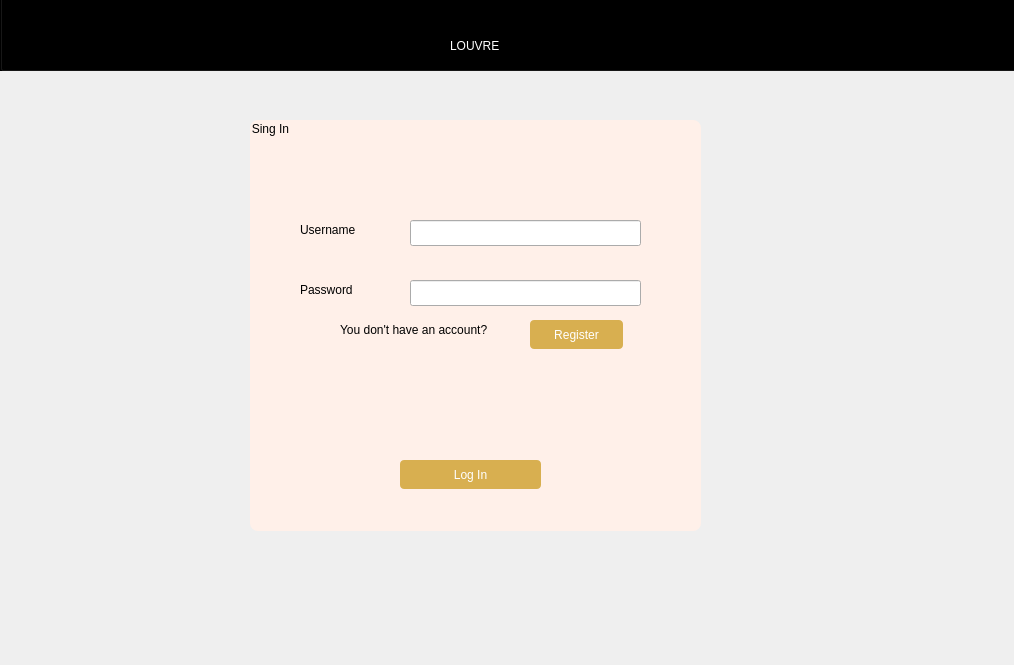
<?xml version="1.0" encoding="UTF-8"?>
<ui version="4.0">
 <class>MainWindow</class>
 <widget class="QMainWindow" name="MainWindow">
  <property name="geometry">
   <rect>
    <x>0</x>
    <y>0</y>
    <width>1014</width>
    <height>665</height>
   </rect>
  </property>
  <property name="windowTitle">
   <string>MainWindow</string>
  </property>
  <property name="styleSheet">
   <string notr="true">#MainWindow{
	border-image: url(:/louvre-museum1.jpg);
}</string>
  </property>
  <widget class="QWidget" name="centralwidget">
   <widget class="QGroupBox" name="groupBox">
    <property name="geometry">
     <rect>
      <x>250</x>
      <y>120</y>
      <width>451</width>
      <height>411</height>
     </rect>
    </property>
    <property name="styleSheet">
     <string notr="true">#groupBox{
	color:black;
  background:rgb(255, 240, 233);
 border-radius:8px;

}</string>
    </property>
    <property name="title">
     <string>Sing In</string>
    </property>
    <widget class="QPushButton" name="pushButton_login">
     <property name="geometry">
      <rect>
       <x>150</x>
       <y>340</y>
       <width>141</width>
       <height>29</height>
      </rect>
     </property>
     <property name="styleSheet">
      <string notr="true">#pushButton_login{
color:white;
background-color:rgb(216, 175, 80);
border-width:0px;
border-radius:4px;

}
#pushButton_register:hover{
background-color:rgb(188, 116, 1);

}</string>
     </property>
     <property name="text">
      <string>Log In</string>
     </property>
    </widget>
    <widget class="QLabel" name="label">
     <property name="geometry">
      <rect>
       <x>50</x>
       <y>100</y>
       <width>71</width>
       <height>20</height>
      </rect>
     </property>
     <property name="styleSheet">
      <string notr="true">#label{
	color: black;
}</string>
     </property>
     <property name="text">
      <string>Username</string>
     </property>
    </widget>
    <widget class="QLabel" name="label_2">
     <property name="geometry">
      <rect>
       <x>50</x>
       <y>160</y>
       <width>63</width>
       <height>20</height>
      </rect>
     </property>
     <property name="styleSheet">
      <string notr="true">#label_2{
	color: black;
}</string>
     </property>
     <property name="text">
      <string>Password</string>
     </property>
    </widget>
    <widget class="QLineEdit" name="lineEdit_username">
     <property name="geometry">
      <rect>
       <x>160</x>
       <y>100</y>
       <width>231</width>
       <height>26</height>
      </rect>
     </property>
     <property name="styleSheet">
      <string notr="true"/>
     </property>
     <property name="text">
      <string/>
     </property>
    </widget>
    <widget class="QLineEdit" name="lineEdit_password">
     <property name="geometry">
      <rect>
       <x>160</x>
       <y>160</y>
       <width>231</width>
       <height>26</height>
      </rect>
     </property>
     <property name="styleSheet">
      <string notr="true"/>
     </property>
     <property name="echoMode">
      <enum>QLineEdit::Password</enum>
     </property>
    </widget>
    <widget class="QLabel" name="label_3">
     <property name="geometry">
      <rect>
       <x>90</x>
       <y>200</y>
       <width>181</width>
       <height>20</height>
      </rect>
     </property>
     <property name="text">
      <string>You don't have an account?</string>
     </property>
    </widget>
    <widget class="QPushButton" name="pushButton_register">
     <property name="geometry">
      <rect>
       <x>280</x>
       <y>200</y>
       <width>93</width>
       <height>29</height>
      </rect>
     </property>
     <property name="styleSheet">
      <string notr="true">#pushButton_register{
color:white;
background-color:rgb(216, 175, 80);
border-width:0px;
border-radius:4px;

}
#pushButton_register:hover{
background-color:rgb(188, 116, 1);

}</string>
     </property>
     <property name="text">
      <string>Register</string>
     </property>
    </widget>
   </widget>
   <widget class="QGroupBox" name="groupBox_2">
    <property name="geometry">
     <rect>
      <x>0</x>
      <y>-10</y>
      <width>1021</width>
      <height>81</height>
     </rect>
    </property>
    <property name="styleSheet">
     <string notr="true">#groupBox_2{background-color: rgb(0, 0, 0);}</string>
    </property>
    <property name="title">
     <string/>
    </property>
    <widget class="QLabel" name="label_4">
     <property name="geometry">
      <rect>
       <x>450</x>
       <y>40</y>
       <width>121</width>
       <height>31</height>
      </rect>
     </property>
     <property name="styleSheet">
      <string notr="true">#label_4{color: rgb(255, 255, 255);
font: 14pt &quot;Segoe UI&quot;;
}
</string>
     </property>
     <property name="text">
      <string>LOUVRE</string>
     </property>
    </widget>
   </widget>
  </widget>
  <widget class="QMenuBar" name="menubar">
   <property name="geometry">
    <rect>
     <x>0</x>
     <y>0</y>
     <width>1014</width>
     <height>26</height>
    </rect>
   </property>
  </widget>
 </widget>
 <resources/>
 <connections/>
</ui>
